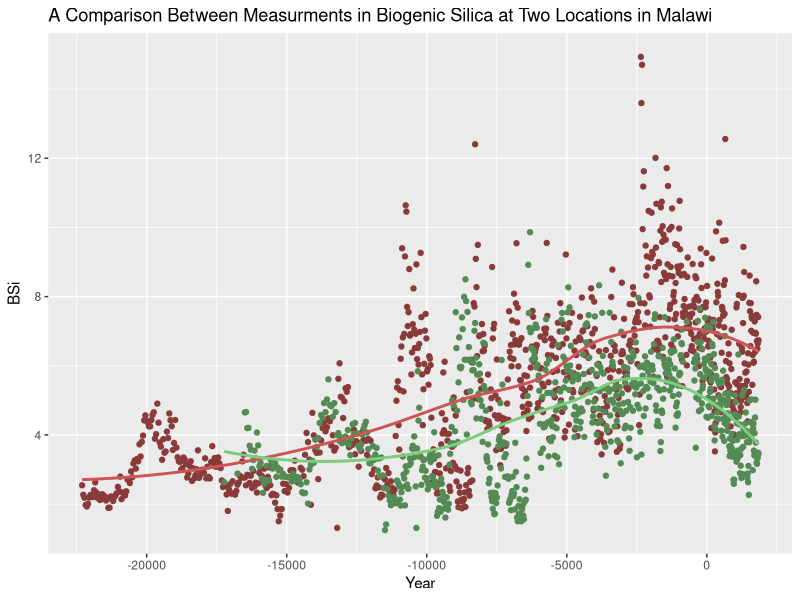
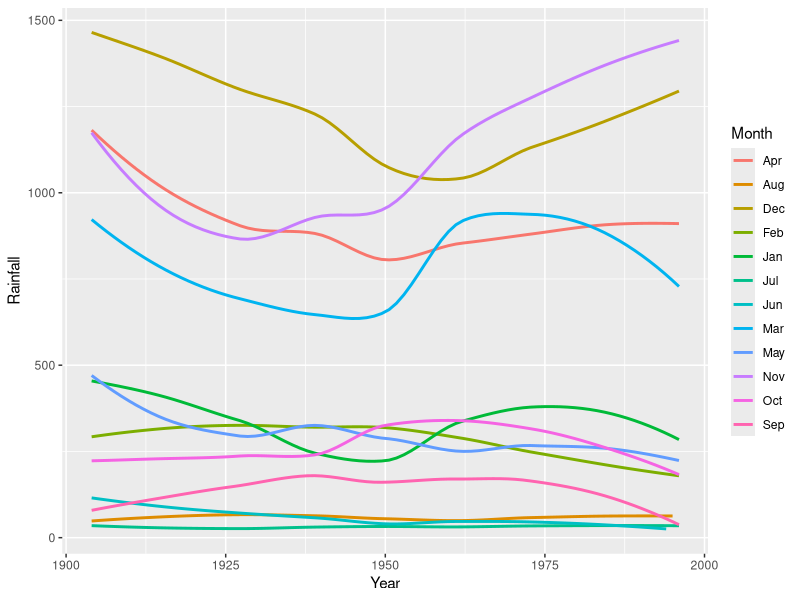

R code for these plots, in order:
## ---- chunk 1
library(tidyverse)
library(readxl)

data <- read_excel("East Africa lake data.xlsx", sheet = "Malawi", skip = 1)

data <- data %>%
  subset(select = -c(4,5,6,7))
colnames(data)[1] <- "Years before 2002"
colnames(data)[2] <- "Calandar Year"
colnames(data)[3] <- "BSi (Location 1)"
colnames(data)[4] <- "BSi (Location 2)"

ggplot(data) +
  geom_point(mapping = aes(x = `Calandar Year`, y = `BSi (Location 1)`), color = "indianred4") +
  geom_point(mapping = aes(x = `Calandar Year`, y = `BSi (Location 2)`), color = "palegreen4") +
  geom_smooth(mapping = aes(x = `Calandar Year`, y = `BSi (Location 1)`), color = "indianred3", se = FALSE) +
  geom_smooth(mapping = aes(x = `Calandar Year`, y = `BSi (Location 2)` ),color = "palegreen3", se = FALSE) +
  labs(y = "BSi", x = "Year", title = "A Comparison Between Measurments in Biogenic Silica at Two Locations in Malawi")
## ---- chunk 2
library(tidyverse)
library(readxl)
rain <- read_excel("East Africa lake data.xlsx", sheet = 8)
rain <- select(rain, `Year`, `Jan`, `Feb`, `Mar`, `Apr`, `May`, `Jun`, `Jul`, `Aug`, `Sep`, `Oct`, `Nov`, `Dec`)
rain <- gather(rain, `Jan`, `Feb`, `Mar`, `Apr`, `May`, `Jun`, `Jul`, `Aug`, `Sep`, `Oct`, `Nov`, `Dec`, key = "Month", value = "Rainfall")

ggplot(data = rain) + geom_smooth(mapping = aes(x= Year, y = Rainfall, color = Month), se = FALSE)
